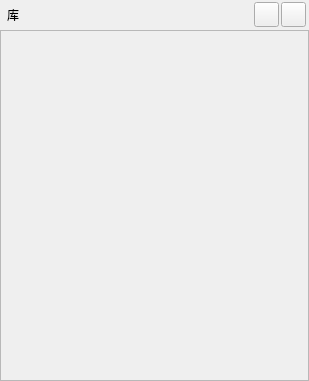
<?xml version="1.0" encoding="UTF-8"?>
<ui version="4.0">
 <class>Form</class>
 <widget class="QWidget" name="Form">
  <property name="geometry">
   <rect>
    <x>0</x>
    <y>0</y>
    <width>309</width>
    <height>381</height>
   </rect>
  </property>
  <property name="minimumSize">
   <size>
    <width>201</width>
    <height>0</height>
   </size>
  </property>
  <property name="windowTitle">
   <string>Form</string>
  </property>
  <layout class="QVBoxLayout" name="verticalLayout">
   <property name="spacing">
    <number>0</number>
   </property>
   <property name="leftMargin">
    <number>0</number>
   </property>
   <property name="topMargin">
    <number>0</number>
   </property>
   <property name="rightMargin">
    <number>0</number>
   </property>
   <property name="bottomMargin">
    <number>0</number>
   </property>
   <item>
    <widget class="QWidget" name="widget_top_menu" native="true">
     <property name="minimumSize">
      <size>
       <width>0</width>
       <height>30</height>
      </size>
     </property>
     <property name="maximumSize">
      <size>
       <width>16777215</width>
       <height>30</height>
      </size>
     </property>
     <layout class="QHBoxLayout" name="horizontalLayout">
      <property name="spacing">
       <number>2</number>
      </property>
      <property name="leftMargin">
       <number>3</number>
      </property>
      <property name="topMargin">
       <number>0</number>
      </property>
      <property name="rightMargin">
       <number>3</number>
      </property>
      <property name="bottomMargin">
       <number>0</number>
      </property>
      <item>
       <widget class="QLabel" name="label">
        <property name="minimumSize">
         <size>
          <width>20</width>
          <height>25</height>
         </size>
        </property>
        <property name="maximumSize">
         <size>
          <width>20</width>
          <height>25</height>
         </size>
        </property>
        <property name="text">
         <string>库</string>
        </property>
        <property name="alignment">
         <set>Qt::AlignmentFlag::AlignCenter</set>
        </property>
       </widget>
      </item>
      <item>
       <spacer name="horizontalSpacer">
        <property name="orientation">
         <enum>Qt::Orientation::Horizontal</enum>
        </property>
        <property name="sizeHint" stdset="0">
         <size>
          <width>40</width>
          <height>20</height>
         </size>
        </property>
       </spacer>
      </item>
      <item>
       <widget class="QPushButton" name="pushButton_add">
        <property name="minimumSize">
         <size>
          <width>25</width>
          <height>25</height>
         </size>
        </property>
        <property name="maximumSize">
         <size>
          <width>25</width>
          <height>25</height>
         </size>
        </property>
        <property name="cursor">
         <cursorShape>PointingHandCursor</cursorShape>
        </property>
        <property name="text">
         <string/>
        </property>
       </widget>
      </item>
      <item>
       <widget class="QPushButton" name="pushButton_import">
        <property name="minimumSize">
         <size>
          <width>25</width>
          <height>25</height>
         </size>
        </property>
        <property name="maximumSize">
         <size>
          <width>25</width>
          <height>25</height>
         </size>
        </property>
        <property name="cursor">
         <cursorShape>PointingHandCursor</cursorShape>
        </property>
        <property name="text">
         <string/>
        </property>
       </widget>
      </item>
     </layout>
    </widget>
   </item>
   <item>
    <widget class="QScrollArea" name="scrollArea_top_list">
     <property name="widgetResizable">
      <bool>true</bool>
     </property>
     <widget class="QWidget" name="scrollAreaWidgetContents_LTop">
      <property name="geometry">
       <rect>
        <x>0</x>
        <y>0</y>
        <width>307</width>
        <height>349</height>
       </rect>
      </property>
      <layout class="QVBoxLayout" name="verticalLayout_2">
       <property name="spacing">
        <number>0</number>
       </property>
       <property name="leftMargin">
        <number>0</number>
       </property>
       <property name="topMargin">
        <number>0</number>
       </property>
       <property name="rightMargin">
        <number>0</number>
       </property>
       <property name="bottomMargin">
        <number>0</number>
       </property>
       <item>
        <spacer name="verticalSpacer">
         <property name="orientation">
          <enum>Qt::Orientation::Vertical</enum>
         </property>
         <property name="sizeHint" stdset="0">
          <size>
           <width>20</width>
           <height>328</height>
          </size>
         </property>
        </spacer>
       </item>
      </layout>
     </widget>
    </widget>
   </item>
  </layout>
 </widget>
 <resources/>
 <connections/>
</ui>
